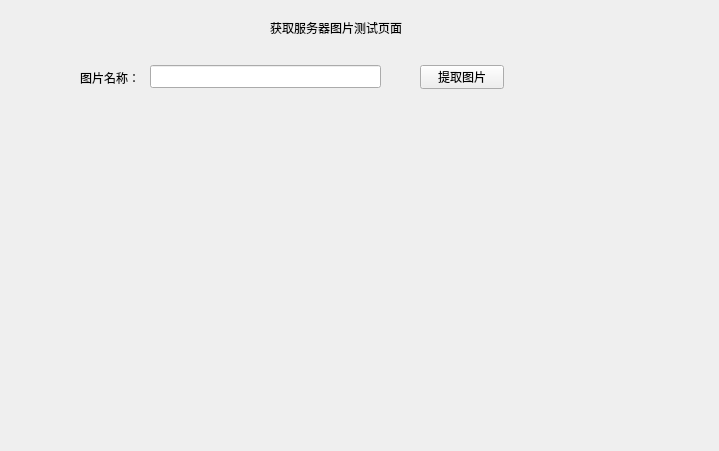
<?xml version="1.0" encoding="UTF-8"?>
<ui version="4.0">
 <class>shiyan</class>
 <widget class="QWidget" name="shiyan">
  <property name="geometry">
   <rect>
    <x>0</x>
    <y>0</y>
    <width>719</width>
    <height>451</height>
   </rect>
  </property>
  <property name="windowTitle">
   <string>Form</string>
  </property>
  <widget class="QLineEdit" name="nameLineEdit">
   <property name="geometry">
    <rect>
     <x>150</x>
     <y>65</y>
     <width>231</width>
     <height>23</height>
    </rect>
   </property>
  </widget>
  <widget class="QLabel" name="imageName">
   <property name="geometry">
    <rect>
     <x>80</x>
     <y>70</y>
     <width>68</width>
     <height>15</height>
    </rect>
   </property>
   <property name="text">
    <string>图片名称：</string>
   </property>
  </widget>
  <widget class="QPushButton" name="imageButton">
   <property name="geometry">
    <rect>
     <x>420</x>
     <y>65</y>
     <width>84</width>
     <height>24</height>
    </rect>
   </property>
   <property name="text">
    <string>提取图片</string>
   </property>
  </widget>
  <widget class="QLabel" name="label">
   <property name="geometry">
    <rect>
     <x>270</x>
     <y>20</y>
     <width>171</width>
     <height>16</height>
    </rect>
   </property>
   <property name="text">
    <string>获取服务器图片测试页面</string>
   </property>
  </widget>
  <widget class="QLabel" name="showLabel">
   <property name="geometry">
    <rect>
     <x>60</x>
     <y>140</y>
     <width>601</width>
     <height>271</height>
    </rect>
   </property>
   <property name="text">
    <string/>
   </property>
  </widget>
 </widget>
 <resources/>
 <connections/>
</ui>
